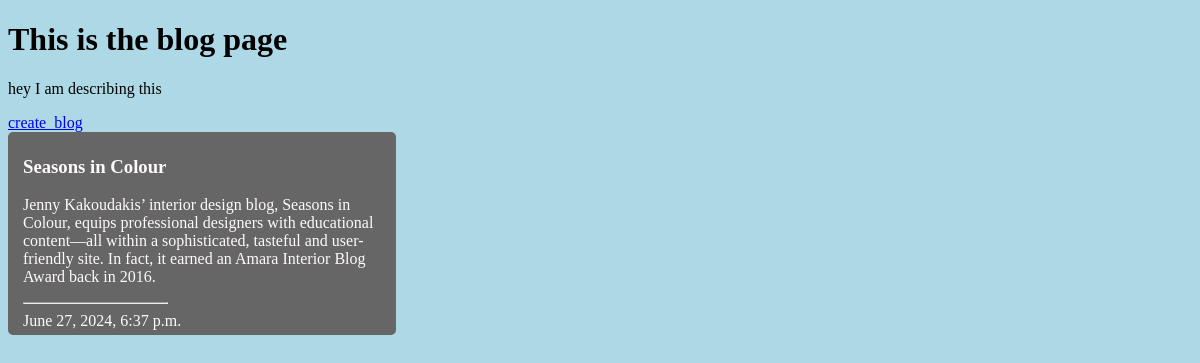
The app's page /, older data.
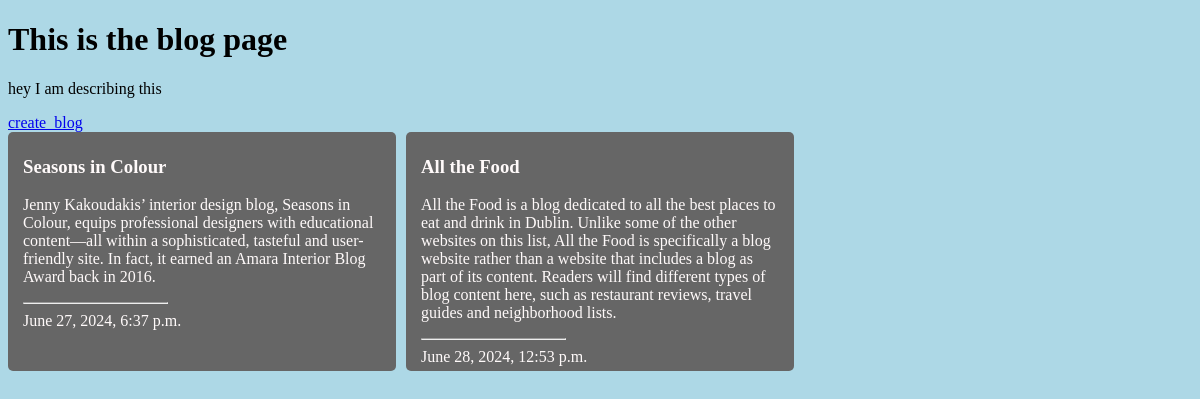
The same page, newer data.
### blog/models.py (models this page shows, shortened)
class Blog(models.Model):
    title = models.CharField(max_length=50)
    description = models.TextField()
    date_posted = models.DateTimeField(auto_now_add=True)
    class Meta:
        ordering = ('date_posted',)

### blog/views.py (the view)
# urls.py: path('', blogsview, name='blog.html'),
def blogsview(request):
    all_blogs  = Blog.objects.all()
    context = {
        'title': 'This is the blog page',
        'description': 'hey I am describing this',
        'blogs': all_blogs
    }
    return render(request, 'blog.html', context)

### blog/templates/blog.html (shortened to what this page needs)
<!DOCTYPE html>
<html lang="en">
<head>
</head>
<body>
    <h1>{{title}}</h1>
    <p>{{description}}</p>
    <a href="{% url "create_blog" %}">create_blog</a>
    <div class="cards">
        {% for i in blogs%}
            <div class="card">
                <div class="content">
                    <h3>{{i.title}}</h3>
                    <p>{{i.description}}</p>
                    <hr style="width: 40%; margin-left: 0;">
                    <span>{{i.date_posted}}</span>
                </div>
            </div>
        {% endfor %}
    </div>
</body>
</html>

Row changes from the older to the newer data that the page shows:
added Blog: title "All the Food", description "All the Food is a blog dedicated to all the best places to eat and drink in Dublin. Unlike some of the other websites on this list, All the Food is specifically a blog website rather than a website that includes a blog as part of its content. Readers will find different types of blog content here, such as restaurant reviews, travel guides and neighborhood lists.", date_posted "June 28, 2024, 12:53 p.m."
